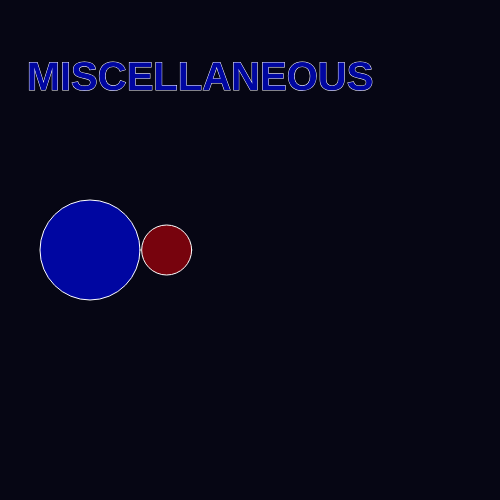
Frame 1 (no input)
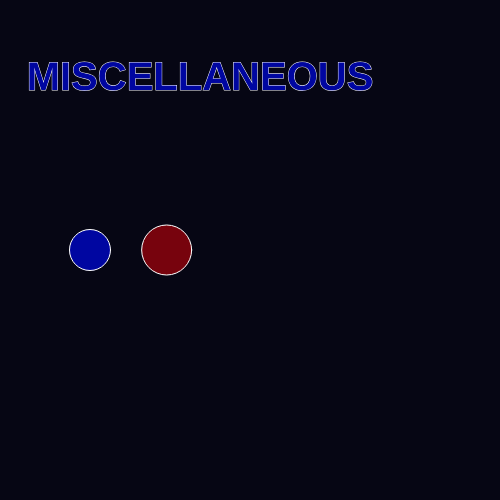
Frame 60 (no input)
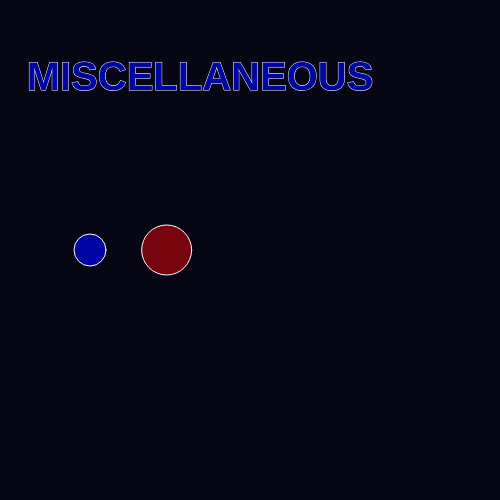
Frame 120 (the mouse pressed at the canvas centre since frame 60)

The p5.js sketch that drew these frames (run headless with seeded random() and noise() and a simulated clock; from frame 60 on, the mouse is pressed at the canvas centre):

// p5.js sketch
// ── sketch.js
var diam1=100;

//The setup function only happens once
function setup() {
	createCanvas(500, 500); //create a 500px X 500px canvas
}

//The draw function happens over and over again
function draw() {
  background(6,6,20); //an RGB color for the canvas' background
  //circle
  stroke(255,255,255) // an RGB color for the circle's border
  fill(200,2,10,150); // an RGB color for the inside of the circle (the last number refers to transparency (min. 0, max. 255))
  ellipse(width/3,height/2,50,50); // center of canvas, 20px dia

  fill("#0006A1");
  ellipse(90,250,diam1,diam1);
  diam1=diam1-1;
  textSize(40);
  textFont("Helvetica");
  textStyle(BOLD);
  textAlign(CENTER);
  text("MISCELLANEOUS",200,90);
}

function mousePressed(){
    diam1=diam1-13;
}
// ── animation.html
<!DOCTYPE html>
<html lang="en">
<head>
    <meta charset="utf-8">
    <meta name="viewport" content="width=device-width, initial-scale=1">
    <title>Animation Page</title>

    <link rel="stylesheet" type="text/css" href="styles.css">

    <style>
        body {
            text-align: center;
            font-family: Arial, sans-serif;
        }

        iframe, video {
            display: block;
            margin: 20px auto;
        }

        .back-button {
            display: inline-block;
            margin: 30px;
            text-decoration: none;
            padding: 10px 20px;
            background-color: #c97c3b;
            color: white;
            border-radius: 5px;
        }
    </style>
</head>

<body>

    <h1>I love the Desert!</h1>

    <p>
        Did You Know That: Sand has various compositions but is usually defined by its grain size.
        Sand grains are smaller than gravel and coarser than silt.
    </p>

    <img src="flat-desert-sunset-vector-landscape_104785-1254.png"
         alt="skyline"
         width="400">

    <!-- Video 1 -->
    <iframe
        width="560"
        height="315"
        src="https://www.youtube.com/embed/jhWkkbpsCEc"
        title="YouTube video player"
        frameborder="0"
        allow="accelerometer; autoplay; clipboard-write; encrypted-media; gyroscope; picture-in-picture"
        allowfullscreen>
    </iframe>

    <h1>Listen while watching</h1>

    <!-- Video 2 -->
    <iframe
        width="560"
        height="315"
        src="https://www.youtube.com/embed/cyEQ3S7tdFQ"
        title="YouTube video player"
        frameborder="0"
        allow="accelerometer; autoplay; clipboard-write; encrypted-media; gyroscope; picture-in-picture"
        allowfullscreen>
    </iframe>

    <h1>Watch In Its Entirety</h1>

    <!-- Video 3 -->
    <iframe
        width="560"
        height="315"
        src="https://www.youtube.com/embed/vY-QifEpVYw?si=_rsVVLZVPrBsM0HO"
        title="YouTube video player"
        frameborder="0"
        allow="accelerometer; autoplay; clipboard-write; encrypted-media; gyroscope; picture-in-picture; web-share"
        referrerpolicy="strict-origin-when-cross-origin"
        allowfullscreen>
    </iframe>

    <h1>This As Well</h1>

    <!-- Video 4 -->
    <iframe
        width="560"
        height="315"
        src="https://www.youtube.com/embed/VzImLKQUFlE?si=du6YOVtTL5sI8KYo"
        title="YouTube video player"
        frameborder="0"
        allow="accelerometer; autoplay; clipboard-write; encrypted-media; gyroscope; picture-in-picture; web-share"
        referrerpolicy="strict-origin-when-cross-origin"
        allowfullscreen>
    </iframe>

    <a class="back-button" href="index.html">Back to Home</a>

</body>
</html>

// ── landscape.html
<!DOCTYPE html>
<html lang="en">
<head>
    <meta charset="utf-8">
    <meta name="viewport" content="width=device-width, initial-scale=1">
    <title>Welcome To My Home</title>

    <link rel="stylesheet" type="text/css" href="styles.css">

    <style>
        body {
            text-align: center;
            font-family: Arial, sans-serif;
            padding: 40px;
        }

        h1 {
            font-size: 2.5rem;
            margin-bottom: 20px;
        }

        p {
            font-size: 1.2rem; /* slightly larger text */
            max-width: 700px;
            margin: 0 auto 30px;
            line-height: 1.6;
        }

        img {
            display: block;
            margin: 0 auto 30px;
        }

        a {
            font-size: 1.1rem;
            text-decoration: none;
            padding: 10px 20px;
            background-color: #c97c3b;
            color: white;
            border-radius: 5px;
        }

        a:hover {
            background-color: #a8642f;
        }
    </style>
</head>

<body>

    <h1>My city is called Sunnyside</h1>

    <p>
        My city runs on smoke as the night sky dwindles in the air, clouds rolling in
        separate motions as the birds flutter with their mighty flap in the nearby desert arena.
    </p>

    <img src="desertcacti.png" alt="sandydesert" width="1000">

    <a href="animation.html">Animation</a>

</body>
</html>

// ── styles.css
body {
    background: linear-gradient(to bottom, #F56527, #E2E88C);
}
